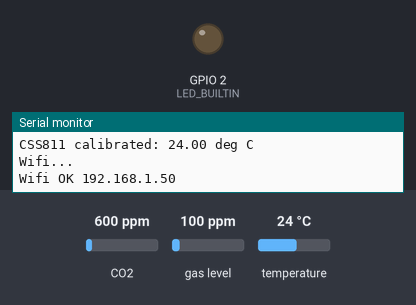
This sketch was run on a simulated ESP32. On the bench: output pins drawn as LEDs (lit = HIGH), the last lines printed to the serial monitor. The test bench sets the inputs (shaded band); at power-on: CO2 600 ppm, gas level 100 ppm, temperature 24 °C. WiFi joins after 1.5 s; servers stay silent unless stated; no MQTT or app messages arrive unless stated.

Above: at 4.0 s.
At 6.71 s:
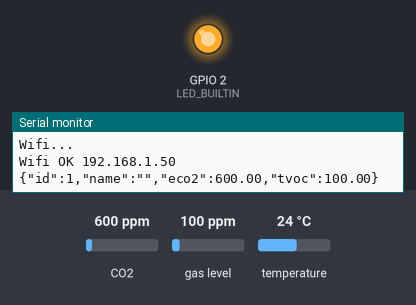
Timing chart, 0 to 8.1 s (numbered marks = the images above):
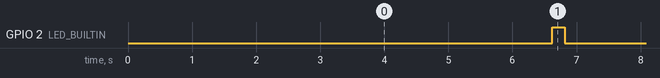

The sketch:

CSS811-Node.ino
```cpp
/***************************************************************************
  CSS811 meteo node (github.com/grisu48/meteo)

  This is a meteo node with a Adafruit CSS811 and BME280 sensor
  Published the readings via MQTT

  2020, Felix Niederwanger

 ***************************************************************************/
#include <WiFi.h>
#include <Wire.h>
#include <PubSubClient.h>
#include <Adafruit_CCS811.h>

#define SERIAL_BAUD 115200
#define LED_BUILTIN 2
#define CSS811_WAKE_PIN 23
#define PUSH_DELAY 5000   // Milliseconds between data push

// TODO: Insert Wifi credentials
#define WIFI_SSID ""
#define WIFI_PASSWORD ""

// TODO: Define Node ID and name
#define NODE_ID 1
#define NODE_NAME ""
// TODO MQTT (mosquitto) server
#define MQTT_REMOTE "192.168.0.100"
#define MQTT_PORT 1883
#define MQTT_CLIENTID "meteo-" NODE_NAME

Adafruit_CCS811 ccs;

WiFiClient espClient;
PubSubClient client(espClient);

typedef struct ccs811_t {
  float t;
  float eco2;
  float tvoc;
} ccs811_t;
ccs811_t ccs811;


static void led_toggle(const bool is_on) {
  if (is_on)
    digitalWrite(LED_BUILTIN, HIGH);
  else
    digitalWrite(LED_BUILTIN, LOW);
}

void setup() {
  Serial.begin(SERIAL_BAUD);
  while(!Serial) {} // Wait for serial port
  pinMode(LED_BUILTIN, OUTPUT);
  led_toggle(false);


  // Initialize CSS811
  pinMode(CSS811_WAKE_PIN, OUTPUT);
  digitalWrite(CSS811_WAKE_PIN, LOW);
  if(!ccs.begin()){
    Serial.println("ERR: CCS811 failed");
    while(1);
  }
  // calibrate temperature sensor
  while(!ccs.available());
  float temp = ccs.calculateTemperature();
  ccs.setTempOffset(temp - 25.0);
  Serial.print("CSS811 calibrated: "); Serial.print(temp); Serial.println(" deg C");
  // Wifi connection
  while(true) {
    Serial.println("Wifi...");
    WiFi.mode(WIFI_STA);
    WiFi.begin(WIFI_SSID, WIFI_PASSWORD);
    if (WiFi.waitForConnectResult() != WL_CONNECTED) {
        Serial.println("ERR: Wifi");
        delay(5000);
        continue;
    } else
      break;
  }
  Serial.print("Wifi OK "); Serial.println(WiFi.localIP());
  client.setServer(MQTT_REMOTE, MQTT_PORT);
}

void loop() {

  if (!client.connected()) { reconnect_mqtt(); }
  client.loop();


  // Read whenever possible
  if(ccs.available()){
    float temp = ccs.calculateTemperature();
    if(!ccs.readData()){
      ccs811.eco2 = ccs.geteCO2();
      ccs811.tvoc = ccs.getTVOC();
      ccs811.t = temp;
    }
  }
  // Push when ready
  const long timestamp = millis();
  static long next_push = timestamp+PUSH_DELAY;
  if(timestamp > next_push) {
    next_push = timestamp+PUSH_DELAY;
    push_mqtt();
    led_toggle(true);
    delay(200);
    led_toggle(false);
  } else
    delay(100);
}


void reconnect_mqtt() {
  while (!client.connected()) {
    if (client.connect(MQTT_CLIENTID)) {
    } else {
      Serial.print("MQTT connect failed, rc=");
      Serial.println(client.state());
      delay(5000);    // wait 5 seconds to not flood the network
    }
  }
}

void push_mqtt() {
  char message[256];
  char topic[64];
  snprintf(topic, 64, "meteo/%d", NODE_ID);
  snprintf(message, 255, "{\"id\":%d,\"name\":\"%s\",\"eco2\":%.2f,\"tvoc\":%.2f}", NODE_ID, NODE_NAME, ccs811.eco2, ccs811.tvoc);
  Serial.println(message);
  client.publish(topic, message);
}
```

Measured:
- by itself, GPIO 2 (LED_BUILTIN): alternates HIGH for 0.20 s and LOW for 4.9 s
